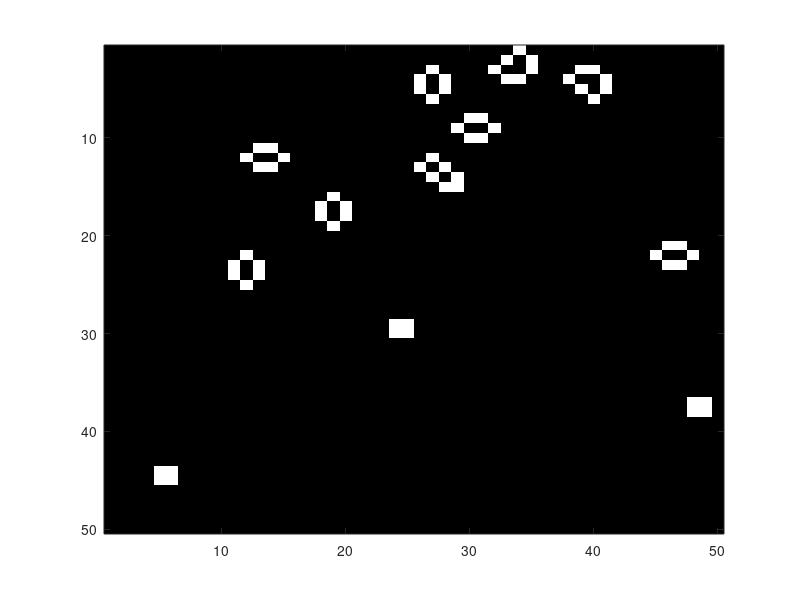

MATLAB code for this plot:
tic;
clear

clf %clear figure

n = 50;

GRID = rand(n,n) > .40; %produce truth values in every cell

up = [2:n 1];

down = [n 1:n-1];

colormap(gray(2));

for i = 1:1000
    
    
    neighbors = GRID(up,:) + GRID(up,up) + GRID(up,down)+ GRID(:,up)+ GRID(down,:)+ GRID(down,down)+ GRID(down,up)+ GRID(:,down);
    
    
    GRID = neighbors == 3 | neighbors == 2&GRID;
    
    image(GRID*2);
    
    pause(0.5);


end
toc